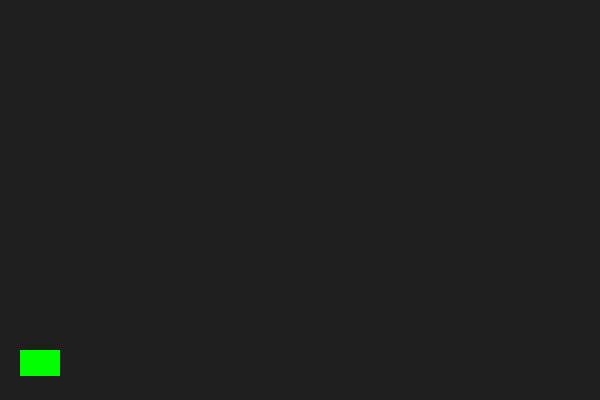
Frame 1 (no input)
Frame 60 (the mouse pressed at the canvas centre just before this capture): identical to frame 1, image omitted
Frame 120 (the mouse held since frame 60 and released just before this capture): identical to frame 1, image omitted

The Processing sketch that drew this single still picture (run headless with seeded random() and noise(); from frame 60 on, the mouse is pressed at the canvas centre):

// Processing sketch: space_invadors
// ── space_invadors.pde
Player p;
Enemy e = new Enemy();

void setup(){
  size(600, 400);
  background(30);
  float hSize = width / 15;
  float vSize = height / 15;
  p = new Player(20, height - 50, hSize, vSize);
}

void draw(){
  background(30);
  p.display();
  p.moveBullets();
  p.move();
}

void keyPressed(){
  if(keyCode == LEFT){
    p.moveLeft = true;
  }
  if(keyCode == RIGHT){
    p.moveRight = true;
  }
  if(key == ' '){
    p.fire();
  }
}

void keyReleased(){
  if(keyCode == LEFT){
    p.moveLeft = false;
  }
  if(keyCode == RIGHT){
    p.moveRight = false;
  }
}
// ── Bullet.pde
class Bullet{
  float x, y;
  color bodyColor;
  float bulletSize = 10;
  float speed;
  
  Bullet(float x, float y, float s, color bC){
    this.x = x;
    this.y = y;
    bodyColor = bC;
    speed = s;
  }
  
  void display(){
    stroke(bodyColor);
    strokeWeight(3);
    strokeCap(ROUND);
    
    line(x, y, x, y + bulletSize);
  }
  
  void move(){
    y += speed;
  }
}
// ── Enemy.pde
class Enemy extends Entity{
  
}
// ── Entity.pde
class Entity{
  float x, y;
  float hSize, vSize;
  color bodyColor;
  ArrayList<Bullet> bullets = new ArrayList<Bullet>();
  
  void display(){
    noStroke();
    fill(bodyColor);
    rect(x, y, hSize, vSize);
    
    for(Bullet b : bullets){
      b.display();
    }
  }
  
  void fire(){
    bullets.add(new Bullet(x + hSize / 2, y, -5, bodyColor));
  }
  
  void moveBullets(){
    for(Bullet b : bullets){
      b.move();
    }
  }
}
// ── House.pde
class House{
  
}
// ── Player.pde
class Player extends Entity{
  boolean moveLeft = false, moveRight = false;
  float speed = 3;
  Player(float x, float y, float hSize, float vSize){
    this.x = x;
    this.y = y;
    this.hSize = hSize;
    this.vSize = vSize;
    
    this.bodyColor = color(0, 255, 0);
  }
  
  void move(){
    if(moveLeft && !moveRight){
      x -= speed;
    }
    if(!moveLeft && moveRight){
      x += speed;
    }
  }
}
